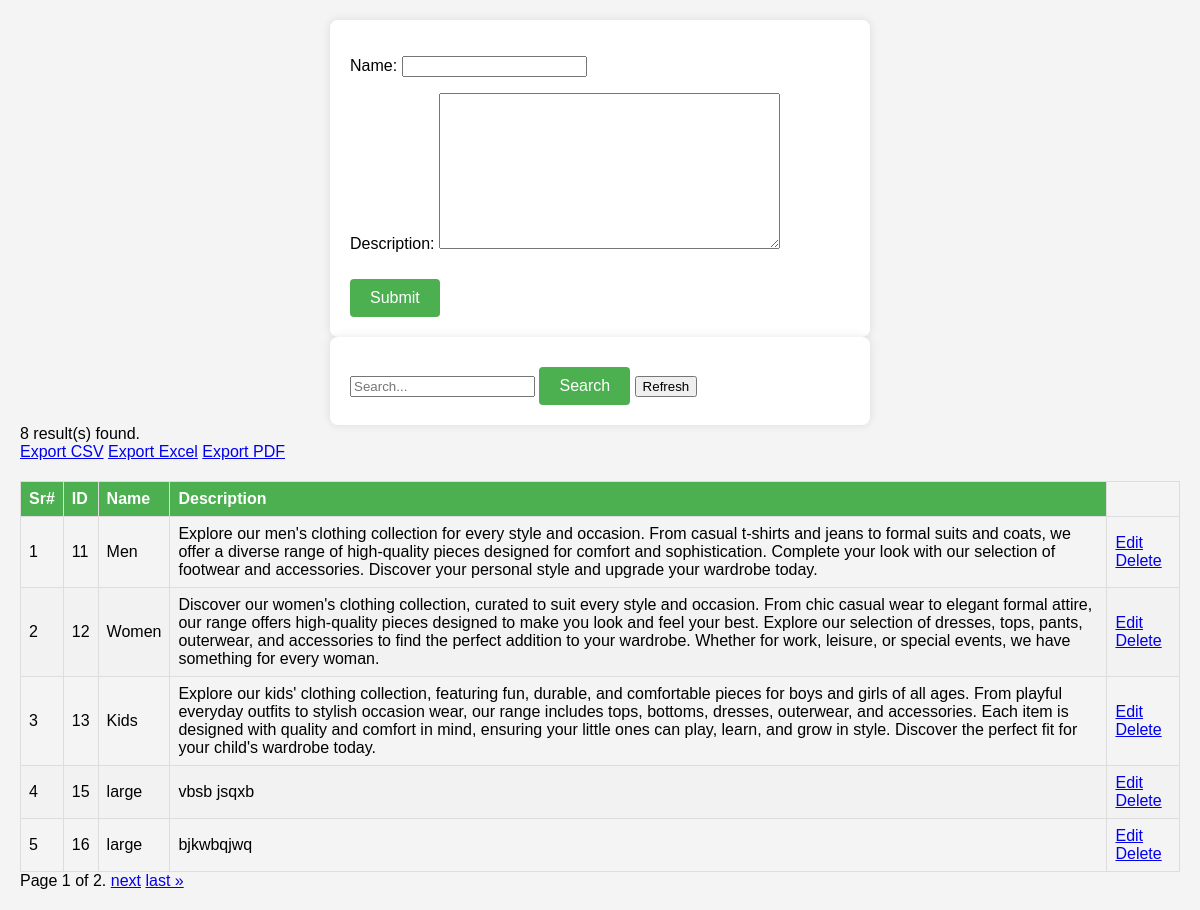
The page /category/ on the database its author committed.
### webDB/models.py (models this page shows, shortened)
class Category(models.Model):
    id = models.AutoField(primary_key=True)
    name = models.CharField(max_length=50)
    description = models.TextField()

### webDB/views.py (the view)
# urls.py: path("category/", Categoryview, name="category"),
def Categoryview(request):
    success = False
    if request.method == 'POST':
        form= Cat_gory(request.POST)
        data = None
        if form.is_valid():
            form.save()
            success = True
            form= Cat_gory()
            data=Category.objects.all()
    else:
        form= Cat_gory()
        data=Category.objects.all()
    paginator = Paginator(data, 5)  # Show 10 results per page
    page_number = request.GET.get('page')
    page_obj = paginator.get_page(page_number)
    result_count = paginator.count
    return render(request, 'category.html', {'page_obj': page_obj, 'form': form,'data': data, 'success': success, 'result_count': result_count})

### webDB/forms.py
class Cat_gory(forms.ModelForm):
    class Meta:
        model = Category
        fields = ['name','description']

### webDB/templates/category.html (shortened to what this page needs)
<!DOCTYPE html>
<html lang="en">
<head>
    <link rel="stylesheet" href="https://cdnjs.cloudflare.com/ajax/libs/toastr.js/latest/toastr.min.css">
</head>
<body>
    <form action="{% url 'category' %}" method="post">
        {{ form.as_p }}
        <input type="submit" value="Submit">
    </form>
    <form action="{% url 'search4' %}" method="get">
        <input type="text" name="query" value="{{ query|default:'' }}" placeholder="Search...">
        <input type="submit" value="Search">
        <a href="{% url 'category' %}"> <input type="button" value="Refresh"> </a>
    </form>
    {% if result_count is not None %}
        <div class="result-count">{{ result_count }} result(s) found.</div>
    {% endif %}
    <div class="export-buttons">
        <a href="{% url 'export_csv' %}" class="btn btn-export">Export CSV</a>
        <a href="{% url 'export_excel' %}" class="btn btn-export">Export Excel</a>
        <a href="{% url 'export_pdf' %}" class="btn btn-export">Export PDF</a>
    </div>
    <table>
        <thead>
            <tr>
                <th>Sr#</th>
                <th>ID</th>
                <th>Name</th>
                <th>Description</th>
            </tr>
        </thead>
        <tbody>
            {% for data in page_obj %}
            <tr>
                <td>{{ forloop.counter }}</td>
                <td>{{ data.id }}</td>
                <td>{{ data.name }}</td>
                <td>{{ data.description }}</td>
                <td class="action-buttons">
                    <a href="{% url 'update4' data.id %}" class="btn btn-edit">Edit</a>
                    <a href="{% url 'delete4' data.id %}" class="btn btn-delete">Delete</a>
                </td>
            </tr>
            {% endfor %}
        </tbody>
    </table>
    <div class="pagination">
        <span class="step-links">
            <span class="current">
                Page {{ page_obj.number }} of {{ page_obj.paginator.num_pages }}.
            </span>
            {% if page_obj.has_next %}
                <a href="?query={{ query }}&page={{ page_obj.next_page_number }}">next</a>
                <a href="?query={{ query }}&page={{ page_obj.paginator.num_pages }}">last &raquo;</a>
            {% endif %}
        </span>
    </div>
</body>
</html>

### webDB/templates/category.html (style rules this page uses)
body { font-family: Arial, sans-serif; background-color: #f4f4f4; margin: 0; padding: 20px; }
form { background: #fff; padding: 20px; margin: 0 auto; box-shadow: 0 0 10px rgba(0, 0, 0, 0.1); max-width: 500px; border-radius: 8px; }
input[type="submit"] { background-color: #4CAF50; color: white; border: none; padding: 10px 20px; text-align: center; text-decoration: none; display: inline-block; font-size: 16px; margin-top: 10px; border-radius: 4px; cursor: pointer; }
table { width: 100%; margin-top: 20px; border-collapse: collapse; }
table, th, td { border: 1px solid #ddd; }
th, td { padding: 8px; text-align: left; }
tr:nth-child(even) { background-color: #f2f2f2; }
th { background-color: #4CAF50; color: white; }

### rows shown on the page
Category: id "11", name "Men", description "Explore our men's clothing collection for every style and occasion. From casual t-shirts and jeans to formal suits and coats, we offer a diverse range of high-quality pieces designed for comfort and sophistication. Complete your look with our selection of footwear and accessories. Discover your personal style and upgrade your wardrobe today."
Category: id "12", name "Women", description "Discover our women's clothing collection, curated to suit every style and occasion. From chic casual wear to elegant formal attire, our range offers high-quality pieces designed to make you look and feel your best. Explore our selection of dresses, tops, pants, outerwear, and accessories to find the perfect addition to your wardrobe. Whether for work, leisure, or special events, we have something for every woman."
Category: id "13", name "Kids", description "Explore our kids' clothing collection, featuring fun, durable, and comfortable pieces for boys and girls of all ages. From playful everyday outfits to stylish occasion wear, our range includes tops, bottoms, dresses, outerwear, and accessories. Each item is designed with quality and comfort in mind, ensuring your little ones can play, learn, and grow in style. Discover the perfect fit for your child's wardrobe today."
Category: id "15", name "large", description "vbsb jsqxb"
Category: id "16", name "large", description "bjkwbqjwq"

### other values the page prints
{{ result_count }} "8"
{{ page_obj.number }} "1"
{{ page_obj.paginator.num_pages }} "2"
